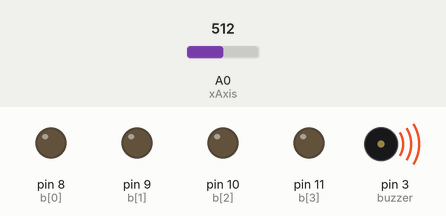
This sketch was run on a simulated Arduino Uno, built with avr-gcc and run on an emulated ATmega328P. Shown: output pins drawn as LEDs (lit = HIGH), buzzer (waves = sounding). Inputs (shaded band) come from the test bench; at power-on: A0 (xAxis) = 512.

Above: at 1.8 s.
1.9 s: A0 (xAxis) set to 111
3.4 s: A0 (xAxis) set to 92
At 4.0 s:
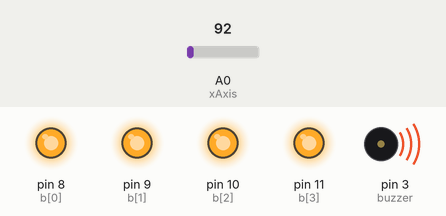
5.0 s: A0 (xAxis) set to 122
At 6.2 s:
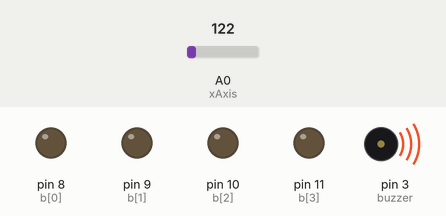
6.5 s: A0 (xAxis) set to 0
At 7.5 s:
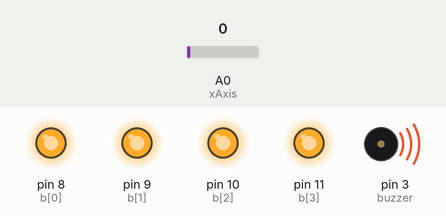
Timing chart, 0 to 9.0 s (numbered marks = the images above; inputs shaded):
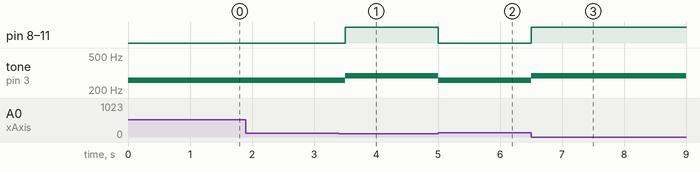

Measured:
- the behaviour switches between 100 and 99 on A0 (xAxis) (found by bisection; images 0 and 1)
- after the input at 1.9 s, every drawn part: stays the same
- after the input at 3.4 s, pin 8 (b[0]), pin 9 (b[1]), pin 10 (b[2]), pin 11 (b[3]): LOW → HIGH after 0.10 s; tone on pin 3 (buzzer): 261 Hz → 293 Hz after 0.10 s
- after the input at 5.0 s, pin 8 (b[0]), pin 9 (b[1]), pin 10 (b[2]), pin 11 (b[3]): HIGH → LOW at once; tone on pin 3 (buzzer): 293 Hz → 261 Hz at once
- after the input at 6.5 s, pin 8 (b[0]), pin 9 (b[1]), pin 10 (b[2]), pin 11 (b[3]): LOW → HIGH at once; tone on pin 3 (buzzer): 261 Hz → 293 Hz at once

The sketch:

cho102_lab5_prelab.ino
```cpp
enum States{INIT, S0, S1} SM1_state;
int period = 500;


// Array of Output Pin variables, set to the pins being used
const int b_size = 4;
const int b[b_size] = {8, 9, 10, 11};
const int xAxis = A0; // Recall that A0 is really a number under the hood.
const int light_pattern_size = 2;
const char light_pattern[light_pattern_size] = {0x00, 0x0F};

const char sound_pattern_size = 2;
const double sound_pattern[sound_pattern_size] = {261.63, 293.66}; // C4, D4

const int buzzer = 3;

const int xAxis_median = 100; // Adjust this if needed

// Reset the Output Buffer.
void resetBuffer() {
    for(int i = 0; i < b_size; i++) {
        // Note this is an arduino function call to the pins
        digitalWrite(b[i], LOW);
    }
}
// Writes to the buffer. Note this function ORs the current value with the new value
// Note that size is an optional argument with default size the same as the buffer
void writeBuffer(unsigned char b_temp, int size = b_size)
{
    for (int i = (size - 1); i >= 0; i--) {
        if ((b_temp >> i) & 0x01) {
        digitalWrite(b[i], HIGH);
        }
    }

}

int SM1_Tick(int state){
    //Read thing
    switch(state){ // State transitions
      case INIT:
         //State Transition
            state = S0;
        break;
      case S0:
          if (analogRead(xAxis) < xAxis_median){
            state = S1;
          }
          else{
            state = S0;
          }
         //State Transition
        break;
      case S1:
            if (analogRead(xAxis) > xAxis_median){
                state = S0;
            }
            else{
                state = S1;
            }
             //State Transition
        break;
    }
    switch(state){ // State Action
      case INIT:
         //State Action
        break;
      case S0:
            //State Action
            resetBuffer();
            writeBuffer(light_pattern[0]);
            tone(buzzer, sound_pattern[0]);

         //State Action
        break;
      case S1:
            //State Action
            resetBuffer();
            writeBuffer(light_pattern[1]);
            tone(buzzer, sound_pattern[1]);
         //State Action
        break;
    }

    return state;
}


void setup() {
    // OUTPUT is a defined macro in Arduino!
    for(int i = 0; i < b_size; i++)
        {
            pinMode(b[i], OUTPUT);
        }
    // We will also read from the serial monitor
    Serial.begin(9600);
}

void loop() {

    SM1_state = (States)SM1_Tick(SM1_state);
    delay(period);

}
```
